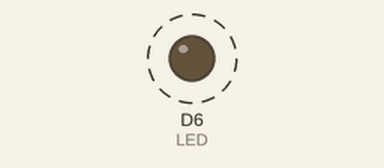
Recording of a sketch running on a simulated ESP8266 (NodeMCU). Parts: output pins drawn as LEDs (lit = HIGH). Dashed ring = blinking.

Above: at 0.5 s.
Timing chart, 0 to 4.6 s (numbered marks = the images above):
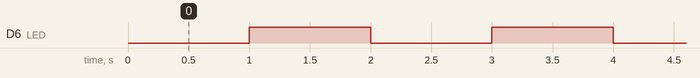

The sketch:

code01_blinkLED.ino
```cpp
//connect the negative terminal to a GND pin of the development board, and
//the positive terminal to a digital pin (D6)
const int LED = D6;
const int delayOneSecond = 1000;
void setup() {
  pinMode(LED, OUTPUT);
}

void loop() {
//  turn off-on the LED and wait for 1 second
  digitalWrite(LED, LOW);
  delay(delayOneSecond);
  digitalWrite(LED, HIGH);
  delay(delayOneSecond);
}
```

Measured:
- by itself, D6 (LED): alternates HIGH for 1.0 s and LOW for 1.0 s
